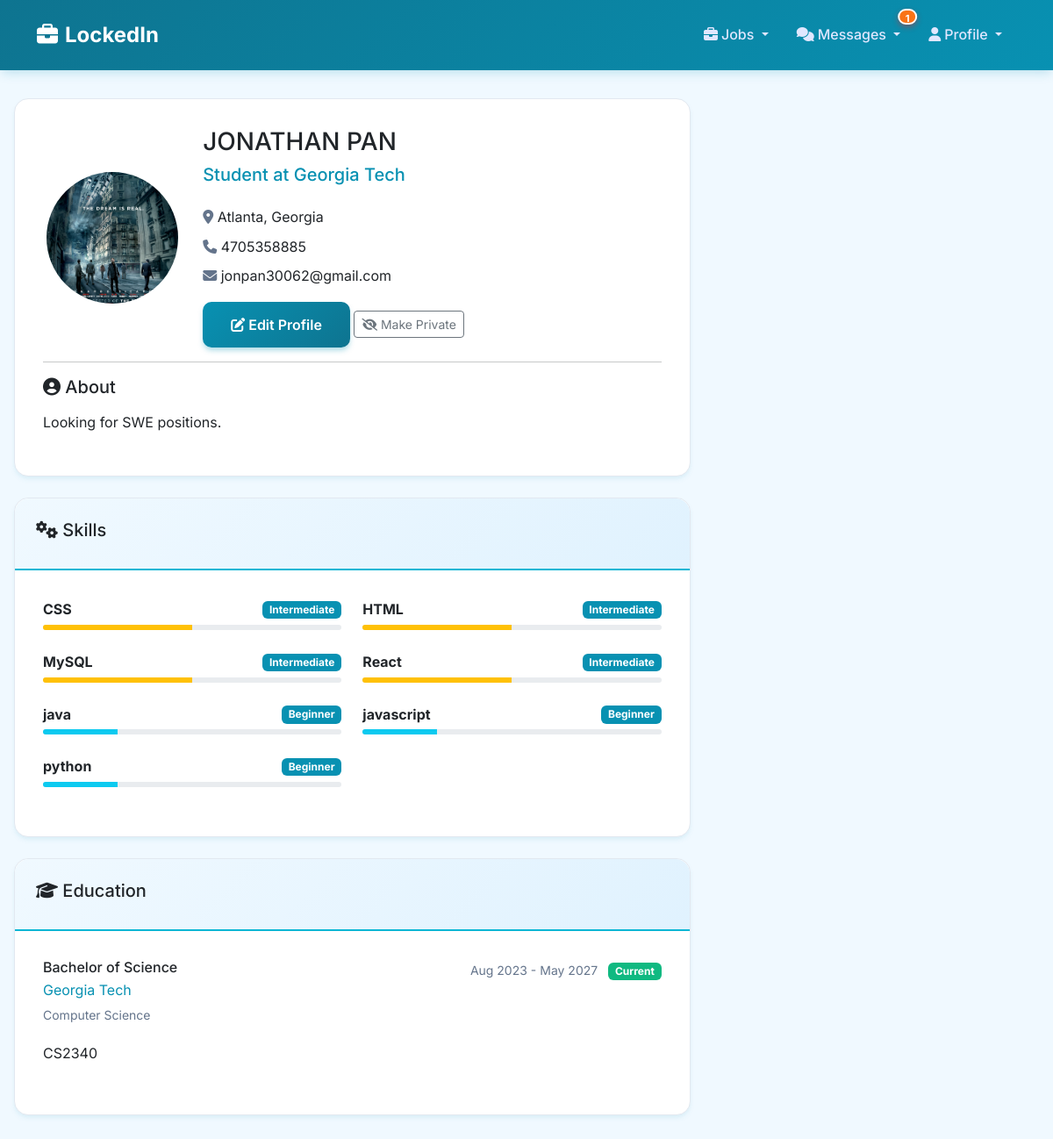
Page /profile/ (signed in) on the committed database.
### profiles/models.py (models this page shows, shortened)
class JobSeekerProfile(models.Model):
    user = models.OneToOneField(CustomUser, on_delete=models.CASCADE, related_name='job_seeker_profile')
    headline = models.CharField(max_length=200, help_text="Professional headline or title")
    bio = models.TextField(max_length=1000, blank=True, help_text="Brief professional summary")
    location = models.CharField(max_length=100, blank=True)
    latitude = models.DecimalField(max_digits=9, decimal_places=6, null=True, blank=True, help_text="Latitude coordinate")
    longitude = models.DecimalField(max_digits=9, decimal_places=6, null=True, blank=True, help_text="Longitude coordinate")
    commute_radius_miles = models.IntegerField(default=25, help_text="Preferred commute radius in miles")
    phone = models.CharField(max_length=20, blank=True)
    website = models.URLField(blank=True)
    linkedin_url = models.URLField(blank=True)
    github_url = models.URLField(blank=True)
    portfolio_url = models.URLField(blank=True)
    profile_picture = models.ImageField(upload_to='profile_pictures/', blank=True, null=True)
    is_public = models.BooleanField(default=True, help_text="Make profile visible to recruiters")
    created_at = models.DateTimeField(auto_now_add=True)
    updated_at = models.DateTimeField(auto_now=True)

class CustomUser(AbstractUser):
    USER_TYPE_CHOICES = [
        ('job_seeker', 'Job Seeker'),
        ('recruiter', 'Recruiter'),
        ('admin', 'Administrator'),
    ]
    STATUS_CHOICES = [
        ('active', 'Active'),
        ('suspended', 'Suspended'),
        ('flagged', 'Flagged'),
    ]
    user_type = models.CharField(max_length=20, choices=USER_TYPE_CHOICES, default='job_seeker')
    status = models.CharField(max_length=20, choices=STATUS_CHOICES, default='active')
    created_at = models.DateTimeField(auto_now_add=True)
    updated_at = models.DateTimeField(auto_now=True)

class Skill(models.Model):
    SKILL_LEVELS = [
        ('beginner', 'Beginner'),
        ('intermediate', 'Intermediate'),
        ('advanced', 'Advanced'),
        ('expert', 'Expert'),
    ]
    profile = models.ForeignKey(JobSeekerProfile, on_delete=models.CASCADE, related_name='skills')
    name = models.CharField(max_length=100)
    level = models.CharField(max_length=20, choices=SKILL_LEVELS, default='intermediate')
    created_at = models.DateTimeField(auto_now_add=True)
    class Meta:
        unique_together = ['profile', 'name']
        ordering = ['name']

class Education(models.Model):
    profile = models.ForeignKey(JobSeekerProfile, on_delete=models.CASCADE, related_name='education')
    institution = models.CharField(max_length=200)
    degree = models.CharField(max_length=100)
    field_of_study = models.CharField(max_length=100, blank=True)
    start_date = models.DateField()
    end_date = models.DateField(blank=True, null=True, help_text="Leave blank if currently enrolled")
    gpa = models.DecimalField(max_digits=3, decimal_places=2, blank=True, null=True)
    description = models.TextField(max_length=500, blank=True)
    created_at = models.DateTimeField(auto_now_add=True)
    class Meta:
        ordering = ['-start_date']
    @property
    def is_current(self):
        return self.end_date is None or self.end_date > timezone.now().date()

### profiles/views.py (the view)
# urls.py: path('profile/', views.view_profile, name='view_profile'),
@login_required
def view_profile(request, user_id=None):
    if user_id:
        user = get_object_or_404(CustomUser, id=user_id)
        is_own_profile = request.user == user
        if user.user_type == 'job_seeker':
            try:
                profile = JobSeekerProfile.objects.get(user=user)
                if not profile.is_public and not is_own_profile:
                    messages.error(request, 'This profile is private.')
                    return redirect('profile_list')
            except JobSeekerProfile.DoesNotExist:
                messages.error(request, 'Job seeker profile not found.')
                return redirect('profile_list')
        elif user.user_type == 'recruiter':
            try:
                from recruiters.models import RecruiterProfile
                profile = RecruiterProfile.objects.get(user=user)
                if is_own_profile:
                    return redirect('recruiters:dashboard')
                else:
                    active_jobs_count = user.posted_jobs.filter(is_active=True).count()
                    context = {
                        'user': user,
                        'profile': profile,
                        'is_own_profile': is_own_profile,
                        'is_recruiter': True,
                        'active_jobs_count': active_jobs_count,
                    }
                    if request.user.is_authenticated and not is_own_profile:
                        log_user_activity(request.user, 'profile_view', request, f'Viewed profile of user ID: {user.id}')
                    return render(request, 'profiles/recruiter_public_profile.html', context)
            except RecruiterProfile.DoesNotExist:
                messages.error(request, f'Recruiter profile not found for {user.username}. Please contact support.')
                return redirect('home')
            except Exception as e:
                messages.error(request, f'An error occurred while loading the profile: {str(e)}')
                return redirect('home')
        else:
            messages.error(request, 'Invalid user type.')
            return redirect('home')
    else:
        if request.user.user_type == 'recruiter':
            return redirect('recruiters:dashboard')
        else:
            try:
                profile = JobSeekerProfile.objects.get(user=request.user)
                is_own_profile = True
            except JobSeekerProfile.DoesNotExist:
                messages.error(request, 'Profile not found. Please create your profile first.')
                return redirect('create_profile')
    if request.user.is_authenticated and not is_own_profile and user_id:
        log_user_activity(request.user, 'profile_view', request, f'Viewed profile of user ID: {user_id}')
    context = {
        'profile': profile,
        'is_own_profile': is_own_profile,
        'skills': profile.skills.all(),
        'education': profile.education.all(),
        'experience': profile.work_experience.all(),
        'links': profile.links.all(),
    }
    return render(request, 'profiles/view_profile.html', context)

### profiles/templates/profiles/view_profile.html (shortened to what this page needs)
{% extends 'base.html' %}
{% block content %}
<div class="row">
    <div class="col-lg-8">
        <div class="card mb-4">
            <div class="card-body">
                <div class="row align-items-center">
                    <div class="col-md-3 text-center">
                        {% if profile.profile_picture %}
                            <img src="{{ profile.profile_picture.url }}" alt="Profile Picture"
                                 class="rounded-circle img-fluid" style="width: 150px; height: 150px; object-fit: cover;">
                        {% else %}
                            <div class="bg-secondary rounded-circle d-flex align-items-center justify-content-center"
                                 style="width: 150px; height: 150px; margin: 0 auto;">
                                <i class="fas fa-user fa-3x text-white"></i>
                            </div>
                        {% endif %}
                    </div>
                    <div class="col-md-9">
                        <h1 class="h3 mb-2">{{ profile.user.get_full_name|default:profile.user.username }}</h1>
                        <h2 class="h5 text-primary mb-3">{{ profile.headline }}</h2>
                        {% if profile.location %}
                            <p class="mb-2">
                                <i class="fas fa-map-marker-alt text-muted"></i> {{ profile.location }}
                            </p>
                        {% endif %}
                        {% if profile.phone and is_own_profile %}
                            <p class="mb-2">
                                <i class="fas fa-phone text-muted"></i> {{ profile.phone }}
                            </p>
                        {% endif %}
                        <p class="mb-2">
                            <i class="fas fa-envelope text-muted"></i> {{ profile.user.email }}
                        </p>
                        {% if is_own_profile %}
                            <div class="mt-3">
                                <a href="{% url 'edit_profile' %}" class="btn btn-primary btn-sm">
                                    <i class="fas fa-edit"></i> Edit Profile
                                </a>
                                <button class="btn btn-outline-secondary btn-sm" onclick="toggleVisibility()">
                                    <i class="fas fa-eye{{ profile.is_public|yesno:'-slash,' }}"></i>
                                    {{ profile.is_public|yesno:"Make Private,Make Public" }}
                                </button>
                            </div>
                        {% endif %}
                    </div>
                </div>
                {% if profile.bio %}
                    <hr>
                    <div class="mt-3">
                        <h5><i class="fas fa-user-circle"></i> About</h5>
                        <p class="text-muted">{{ profile.bio|linebreaks }}</p>
                    </div>
                {% endif %}
            </div>
        </div>
        {% if skills %}
            <div class="card mb-4">
                <div class="card-header">
                    <h5><i class="fas fa-cogs"></i> Skills</h5>
                </div>
                <div class="card-body">
                    <div class="row">
                        {% for skill in skills %}
                            <div class="col-md-6 mb-3">
                                <div class="d-flex justify-content-between align-items-center">
                                    <span class="fw-bold">{{ skill.name }}</span>
                                    <span class="badge bg-primary">{{ skill.get_level_display }}</span>
                                </div>
                                <div class="progress mt-1" style="height: 6px;">
                                    {% if skill.level == 'beginner' %}
                                        <div class="progress-bar bg-info" style="width: 25%"></div>
                                    {% elif skill.level == 'intermediate' %}
                                        <div class="progress-bar bg-warning" style="width: 50%"></div>
                                    {% elif skill.level == 'advanced' %}
                                        <div class="progress-bar bg-primary" style="width: 75%"></div>
                                    {% elif skill.level == 'expert' %}
                                        <div class="progress-bar bg-success" style="width: 100%"></div>
                                    {% endif %}
                                </div>
                            </div>
                        {% endfor %}
                    </div>
                </div>
            </div>
        {% endif %}
        {% if education %}
            <div class="card mb-4">
                <div class="card-header">
                    <h5><i class="fas fa-graduation-cap"></i> Education</h5>
                </div>
                <div class="card-body">
                    {% for edu in education %}
                        <div class="mb-4 {% if not forloop.last %}border-bottom pb-3{% endif %}">
                            <div class="d-flex justify-content-between align-items-start">
                                <div>
                                    <h6 class="mb-1">{{ edu.degree }}</h6>
                                    <p class="text-primary mb-1">{{ edu.institution }}</p>
                                    {% if edu.field_of_study %}
                                        <p class="text-muted small mb-1">{{ edu.field_of_study }}</p>
                                    {% endif %}
                                </div>
                                <div class="text-end">
                                    <small class="text-muted">
                                        {{ edu.start_date|date:"M Y" }} -
                                        {% if edu.end_date %}{{ edu.end_date|date:"M Y" }}{% else %}Present{% endif %}
                                    </small>
                                    {% if edu.is_current %}
                                        <span class="badge bg-success ms-2">Current</span>
                                    {% endif %}
                                </div>
                            </div>
                            {% if edu.description %}
                                <div class="mt-2">
                                    <p class="text-muted">{{ edu.description|linebreaks }}</p>
                                </div>
                            {% endif %}
                        </div>
                    {% endfor %}
                </div>
            </div>
        {% endif %}
    </div>
</div>
{% endblock %}

### profiles/templates/base.html (style rules this page uses)
:root { --primary-color: #0891b2; --primary-dark: #0e7490; --primary-light: #06b6d4; --accent-color: #f97316; --accent-dark: #ea580c; --secondary-color: #64748b; --success-color: #10b981; --danger-color: #dc2626; --warning-color: #f59e0b; --light-bg: #f0f9ff; --card-bg: #ffffff; --dark-text: #0f172a; --medium-text: #334155; --light-text: #64748b; --border-color: #cbd5e1; --border-light: #e2e8f0; }
body { font-family: 'Inter', -apple-system, BlinkMacSystemFont, sans-serif; background-color: var(--light-bg); color: var(--dark-text); line-height: 1.6; }
.badge.bg-primary { background: var(--primary-color) !important; color: white !important; }
.badge.bg-success { background: var(--success-color) !important; color: white !important; }
.card { border: 1px solid var(--border-light); box-shadow: 0 4px 6px -1px rgba(8, 145, 178, 0.08), 0 2px 4px -1px rgba(8, 145, 178, 0.04); border-radius: 16px; background: var(--card-bg); transition: all 0.3s ease; }
.card-header { background: linear-gradient(135deg, #f0f9ff 0%, #e0f2fe 100%); border-bottom: 2px solid var(--primary-light); padding: 1.5rem; border-radius: 16px 16px 0 0 !important; }
.card-body { padding: 2rem; }
.btn-primary { background: linear-gradient(135deg, var(--primary-color) 0%, var(--primary-dark) 100%); border: none; border-radius: 10px; padding: 0.875rem 2rem; font-weight: 600; font-size: 1rem; transition: all 0.3s ease; box-shadow: 0 4px 6px -1px rgba(8, 145, 178, 0.35); color: white !important; }
.text-muted { color: var(--light-text) !important; }
.text-primary { color: var(--primary-color) !important; }
a { color: var(--primary-color); transition: color 0.2s ease; }
.mb-3 { margin-bottom: 1.5rem !important; }

### rows in the picture
JobSeekerProfile: profile_picture (picture), user.get_full_name "JONATHAN PAN", headline "Student at Georgia Tech", location "Atlanta, Georgia", phone "4705358885", user.email "jonpan30062@gmail.com", is_public "Make Private", bio "Looking for SWE positions."
Skill: name "CSS", level "Intermediate"
Skill: name "HTML", level "Intermediate"
Skill: name "MySQL", level "Intermediate"
Skill: name "React", level "Intermediate"
Skill: name "java", level "Beginner"
Skill: name "javascript", level "Beginner"
Skill: name "python", level "Beginner"
Education: degree "Bachelor of Science", institution "Georgia Tech", field_of_study "Computer Science", start_date "Aug 2023", end_date "May 2027", shows "Current", description "CS2340"
